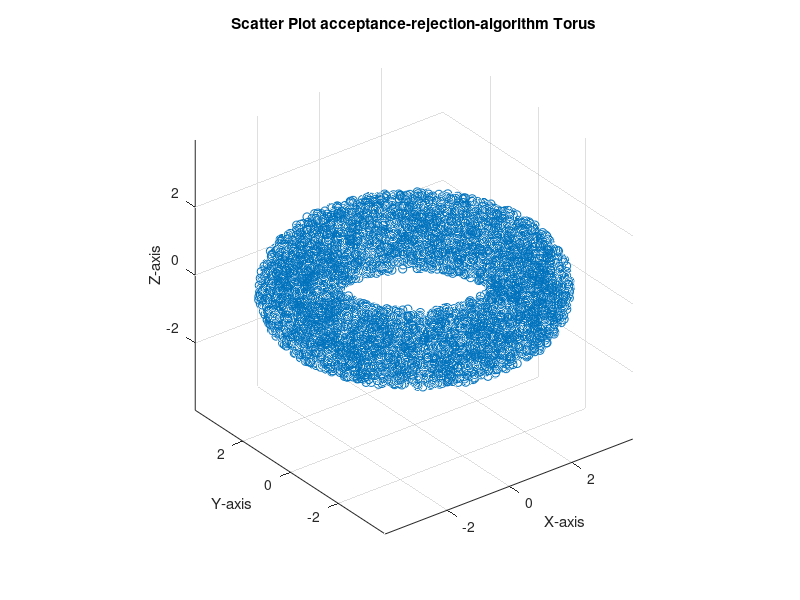
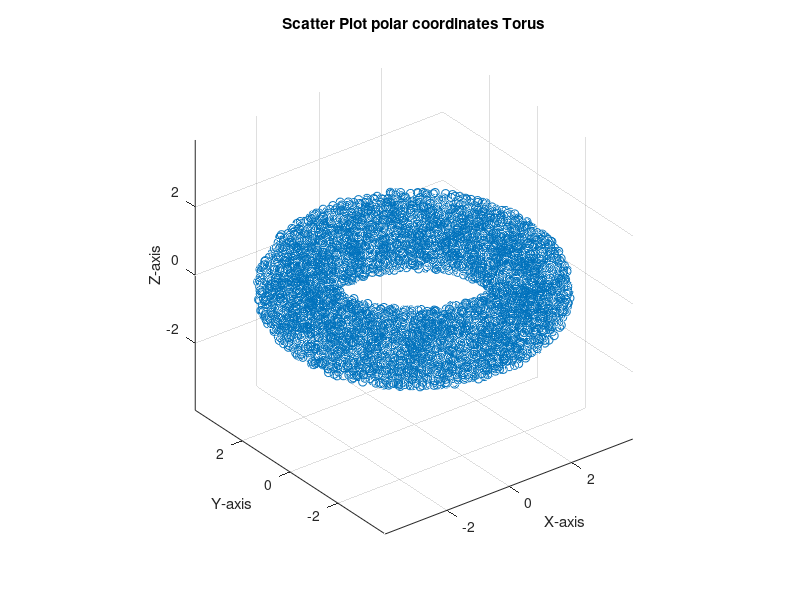

MATLAB code for these plots, in order:
% (c) uniform torus

Monte = 10^4;                                                               % number of samples

% acceptance-rejection-algorithm via uniform distribution on the smallest
% box for the torus

R=3; 
r=1;                                                                        % set parameters
x_values = zeros(1,Monte);                                                  % initialize values
y_values = zeros(1,Monte);
z_values = zeros(1,Monte);
i = 1;                                                                      % loop index

while i <= Monte
    x = unifrnd(-4,4);                                                      % generate random variable x on rectangular cuboid
    y = unifrnd(-4,4);                                                      % generate random variable y on rectangular cuboid
    z = unifrnd(-1,1);                                                      % generate random variable z on rectangular cuboid
    if  vecnorm([x,y]) <= (R+r) && vecnorm([vecnorm([x,y]) - R,z]) <= r     % accept if euclidean norm matches the requirements of being inside the torus
        x_values(i) = x;
        y_values(i) = y;
        z_values(i) = z;
        i = i+1;                                                            % increase loop index i to make sure that the number of generated dots is "Monte"
    end                                                                 
end

figure;
scatter3(x_values, y_values, z_values)                                      % generate scatter plot of results
xlabel('X-axis');
ylabel('Y-axis');
zlabel('Z-axis');
title('Scatter Plot acceptance-rejection-algorithm Torus');
axis equal;                                                                 % equal aspect ratio



% algorithm via polar coordinates without rejection

x_values_2 = zeros(1,Monte);                                                % initialize values
y_values_2 = zeros(1,Monte);
z_values_2 = zeros(1,Monte);

for i = 1:Monte
    radius = sqrt(unifrnd(0,r));                                            % generate random radii uniformly distributed between the inner raidus r
    theta = 2*pi*rand;                                                      % generate random angles uniformly distributed between 0 and 2*pi
    phi = 2*pi*rand;                                                        % generate random angles uniformly distributed between 0 and 2*pi
    x = (R + radius * cos(phi)) * cos(theta);                               % transform polar coordinates to Cartesian coordinates using the parametric equations
    y = (R + radius * cos(phi)) * sin(theta);
    z = radius .* sin(phi);
    x_values_2(i) = x;
    y_values_2(i) = y;
    z_values_2(i) = z;
end

figure;
scatter3(x_values_2, y_values_2, z_values_2)                                 % generate scatter plot of results
xlabel('X-axis');
ylabel('Y-axis');
zlabel('Z-axis');
title('Scatter Plot polar coordinates Torus');
axis equal;                                                                 % equal aspect ratio
